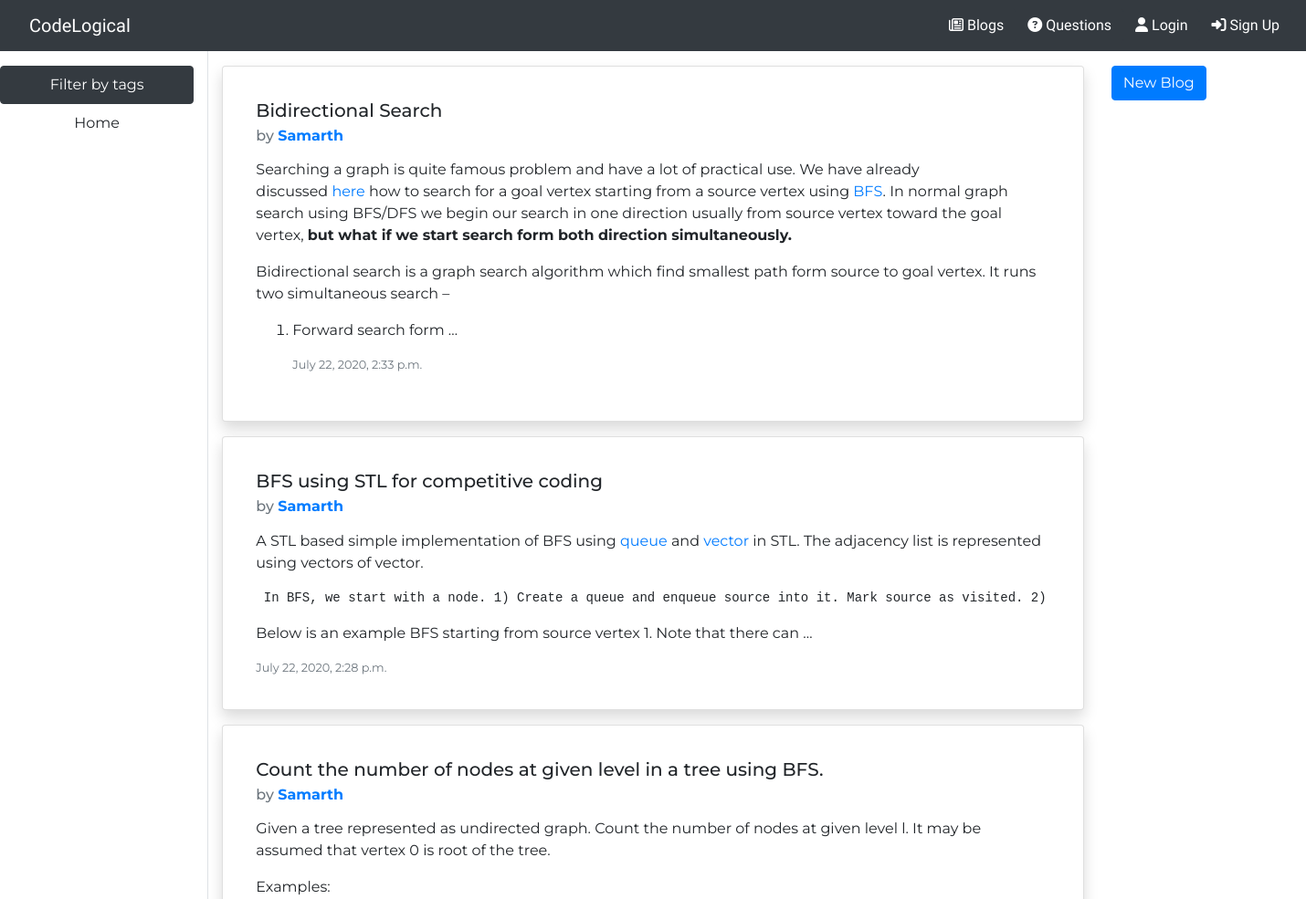
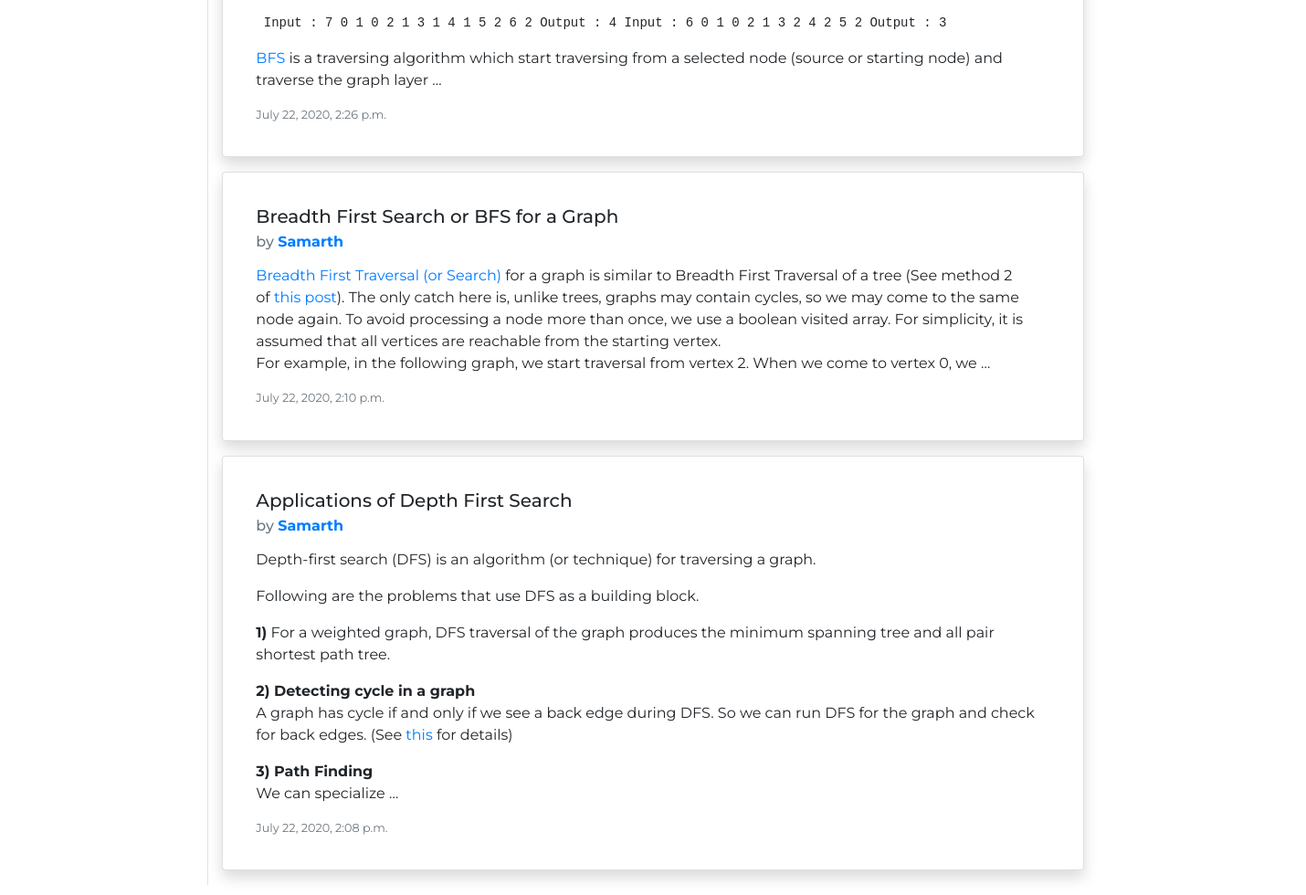
The page /blog/all on the database as committed earlier (2 pictures, top to bottom).
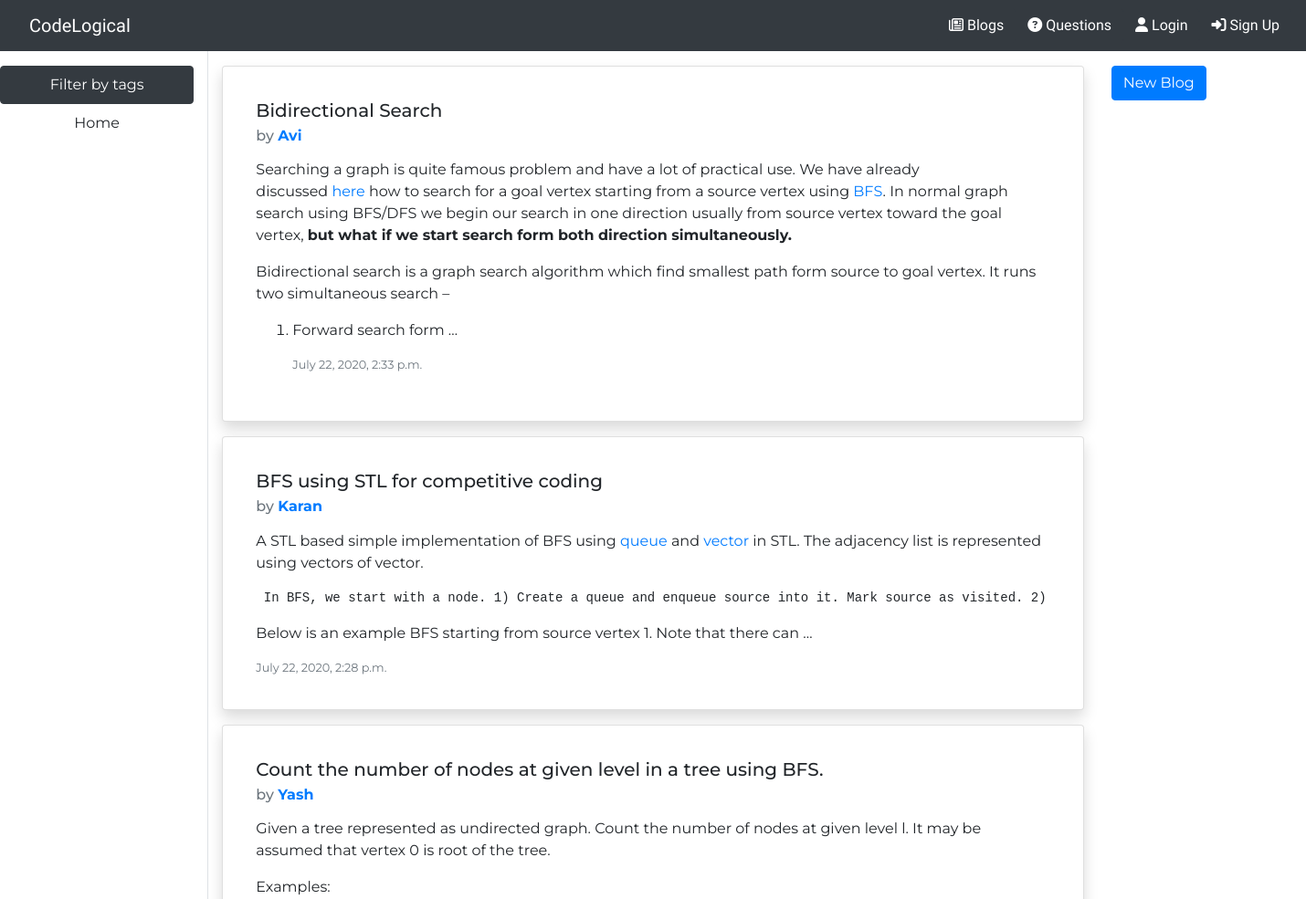
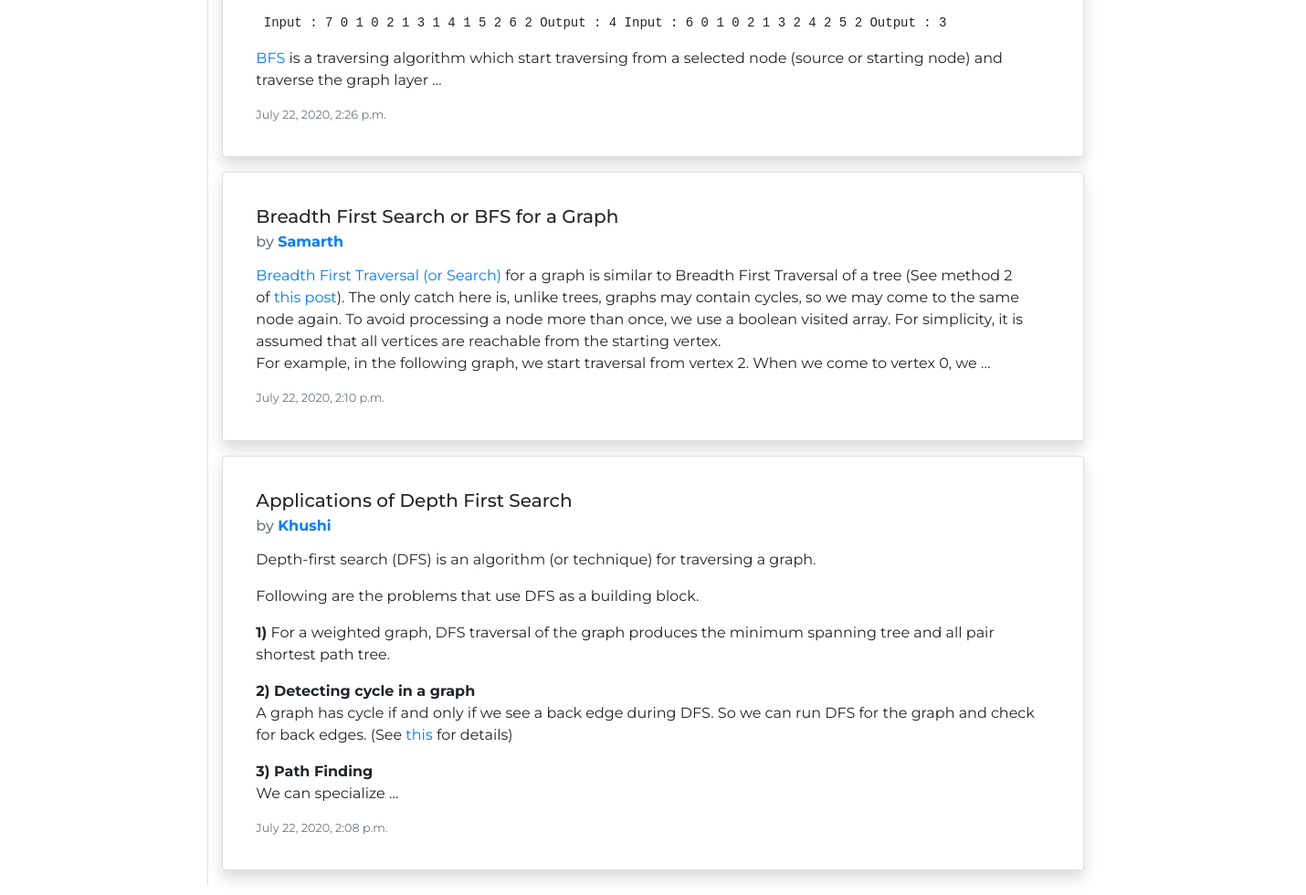
The same page on the database as committed later (2 pictures, top to bottom).
### blog/models.py (models this page shows, shortened)
class Blog(models.Model):
    title=models.CharField(max_length=100,default="TITLE")
    content=RichTextField(default="CONTENT",blank=True,null=True)
    posted_on=models.DateTimeField(null=True,blank=True)
    author=models.ForeignKey(User,on_delete=models.CASCADE,null=True,blank=True)
    tags = TaggableManager()

### blog/views.py (the view)
# urls.py: path('blog/all',BlogListView.as_view(),name='blog-list'),
class BlogListView(ListView):
    model = Blog
    template_name = "blog/blog_list.html"
    context_object_name="blogs"             # This value will be used to access objects in HTML
    paginate_by=7
    ordering=['-posted_on']

### blog/templates/blog/blog_list.html (shortened to what this page needs)
{% extends "blog/base.html" %}
{% block space %}
<div class="row flex-xl-nowrap">
    <div class="col-12 col-md-3 col-xl-2 bd-sidebar border-right align-items-center">
        <nav class="nav flex-column sticky-top sidebar pt-3">
            <li class="nav-item">
                <a class="nav-link btn btn-dark " href="{% url 'tag-list-blogs' %}">Filter by tags</a>
            </li>
            <li class="nav-item">
                <a class="nav-link btn " href="{% url 'home' %}" tabindex="-1" aria-disabled="true">Home</a>
            </li>
        </nav>
    </div>
    <div class="col-sm-12 col-md-8 col-lg-8 pt-3">
        <div>
            {% for blog in blogs %}
                <div class="card shadow p-3 mb-3 bg-white rounded ">
                    <div class="card-body">
                        <h5 class="card-title">{{ blog.title }}</h5>
                        <h6 class="card-subtitle mb-2 text-muted">by <a style="position: relative;" href="{% url 'profile'  blog.author.id %}" class="text-decoration-none"><strong>{{ blog.author }}</strong></a> </h6>
                        <p class="card-text">{{ blog.content|safe|truncatewords:90 }}</p>
                        <p class="card-text"><small class="text-muted">{{ blog.posted_on }}</small></p>
                    </div>
                </div>
            {% endfor %}
        </div>
    </div>
    <div class="col-sm-12 col-md-4 col-lg-4 pt-3">
        <a href="{% url 'create-blog' %}" class="btn btn-primary">New Blog</a>
    </div>
</div>
{% endblock %}

Rows that differ between the two databases and show on the page:
changed Blog "Bidirectional Search": author "Samarth" → "Avi"
changed Blog "BFS using STL for competitive coding": author "Samarth" → "Karan"
changed Blog "Count the number of nodes at given level in a tree using BFS.": author "Samarth" → "Yash"
changed Blog "Applications of Depth First Search": author "Samarth" → "Khushi"
